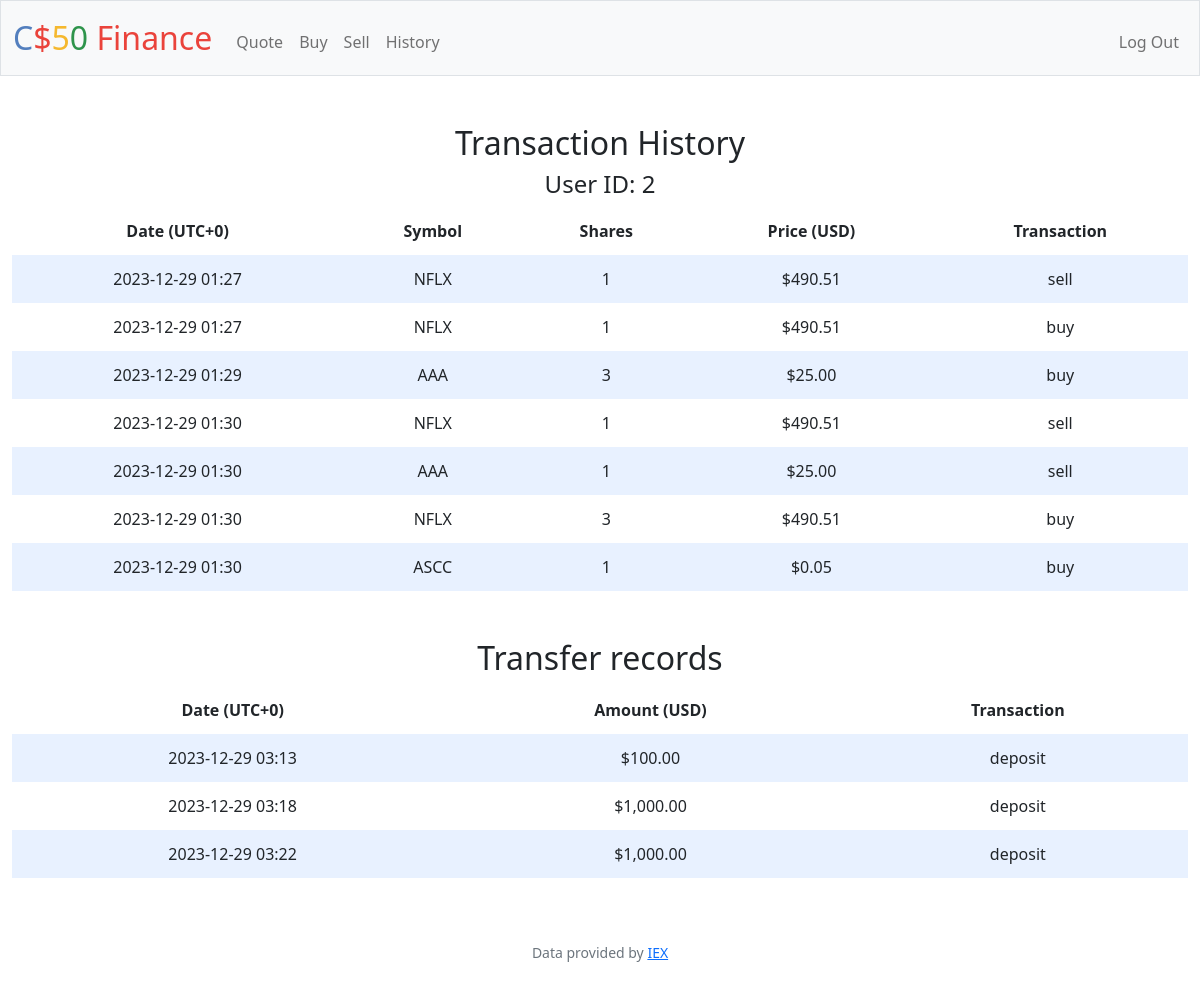
The app's page /history (signed in) with its own data.
### tables this page shows
CREATE TABLE buys (
    id INTEGER PRIMARY KEY AUTOINCREMENT NOT NULL,
    user_id INTEGER,
    price FLOAT NOT NULL,
    datetime TEXT NOT NULL, shares INTEGER NOT NULL, symbol TEXT NOT NULL, status TEXT NOT NULL,
    FOREIGN KEY (user_id) REFERENCES users(id)
);

CREATE TABLE transfers (
    id INTEGER PRIMARY KEY AUTOINCREMENT NOT NULL,
    user_id INTEGER,
    amount FLOAT NOT NULL,
    datetime TEXT NOT NULL,
    status TEXT NOT NULL,
    FOREIGN KEY (user_id) REFERENCES users(id)
);

### app.py (the view)
@app.route("/history")
@login_required
def history():
    history_symbol = db.execute(
        "SELECT * FROM (SELECT * FROM buys UNION SELECT * FROM sells) WHERE user_id = ? ORDER BY datetime",
        session["user_id"],
    )
    history_transfers = db.execute(
        "SELECT * FROM transfers WHERE user_id = ? ORDER BY datetime",
        session["user_id"],
    )
    for row in history_symbol:
        row["price"] = usd(row["price"])
    for r in history_transfers:
        r["amount"] = usd(r["amount"])
    return render_template(
        "history.html",
        history_symbol=history_symbol,
        history_transfers=history_transfers,
        user_id=session["user_id"],
    )

### app.py (called while the page is built)
@app.after_request
def after_request(response):
    response.headers["Cache-Control"] = "no-cache, no-store, must-revalidate"
    response.headers["Expires"] = 0
    response.headers["Pragma"] = "no-cache"
    return response

### helpers.py (called while the page is built)
def login_required(f):
    @wraps(f)
    def decorated_function(*args, **kwargs):
        if session.get("user_id") is None:
            return redirect("/login")
        return f(*args, **kwargs)
    return decorated_function

def usd(value):
    return f"${value:,.2f}"

### templates/history.html (shortened to what this page needs)
{% extends "layout.html" %}
{% block main %}
<div class="section">
    <h2>Transaction History</h2>
    <h4>User ID: {{ user_id }}</h4>
    <table>
        <thead>
            <tr>
                <th>Date (UTC+0)</th>
                <th>Symbol</th>
                <th>Shares</th>
                <th>Price (USD)</th>
                <th>Transaction</th>
            </tr>
        </thead>
        <tbody>
            {% for row in history_symbol %}
                <tr>
                    <td>{{ row["datetime"] }}</td>
                    <td>{{ row["symbol"] }}</td>
                    <td>{{ row["shares"] }}</td>
                    <td>{{ row["price"] }}</td>
                    <td>{{ row["status"] }}</td>
                </tr>
            {% endfor %}
        </tbody>
    </table>
</div>
<div class="section mt-5">
<h2 class="mt-5">Transfer records</h2>
<table>
    <thead>
        <tr>
            <th>Date (UTC+0)</th>
            <th>Amount (USD)</th>
            <th>Transaction</th>
        </tr>
    </thead>
    <tbody>
        {% for row in history_transfers %}
            <tr>
                <td>{{ row["datetime"] }}</td>
                <td>{{ row["amount"] }}</td>
                <td>{{ row["status"] }}</td>
            </tr>
        {% endfor %}
    </tbody>
</table>
</div>
{% endblock %}

### templates/layout.html (shortened to what this page needs)
<!DOCTYPE html>
<html lang="en">
    <head>
        <link href="https://cdn.jsdelivr.net/npm/bootstrap@5.1.3/dist/css/bootstrap.min.css" rel="stylesheet">
        <link href="/static/styles.css" rel="stylesheet">
    </head>
    <body>
        <nav class="bg-light border navbar navbar-expand-md navbar-light">
            <div class="container-fluid">
                <a class="navbar-brand" href="/"><span class="blue">C</span><span class="red">$</span><span class="yellow">5</span><span class="green">0</span> <span class="red">Finance</span></a>
                <div class="collapse navbar-collapse" id="navbar">
                    {% if session["user_id"] %}
                        <ul class="navbar-nav me-auto mt-2">
                            <li class="nav-item"><a class="nav-link" href="/quote">Quote</a></li>
                            <li class="nav-item"><a class="nav-link" href="/buy">Buy</a></li>
                            <li class="nav-item"><a class="nav-link" href="/sell">Sell</a></li>
                            <li class="nav-item"><a class="nav-link" href="/history">History</a></li>
                        </ul>
                        <ul class="navbar-nav ms-auto mt-2">
                            <li class="nav-item"><a class="nav-link" href="/logout">Log Out</a></li>
                        </ul>
                    {% else %}
                        <ul class="navbar-nav ms-auto mt-2">
                            <li class="nav-item"><a class="nav-link" href="/register">Register</a></li>
                            <li class="nav-item"><a class="nav-link" href="/login">Log In</a></li>
                        </ul>
                    {% endif %}
                </div>
            </div>
        </nav>
        <main class="container-fluid py-5 text-center">
            {% block main %}{% endblock %}
        </main>
        <footer class="mb-5 small text-center text-muted">
            Data provided by <a href="https://iexcloud.io/">IEX</a>
        </footer>
    </body>
</html>

### static/styles.css (style rules this page uses)
nav .navbar-brand { font-size: xx-large; }
nav .navbar-brand .blue { color: #537fbe; }
nav .navbar-brand .red { color: #ea433b; }
nav .navbar-brand .yellow { color: #f5b82e; }
nav .navbar-brand .green { color: #2e944b; }
table { background-color: transparent; margin-bottom: 1rem; width: 100%; }
table th, table td { padding: 0.75rem; vertical-align: middle; }
tbody tr:nth-of-type(odd) { background-color: rgb(179, 208, 255, 0.3) }

### records on screen
buys: datetime "2023-12-29 01:27", symbol "NFLX", shares "1", price "$490.51", status "buy"
buys: datetime "2023-12-29 01:29", symbol "AAA", shares "3", price "$25.00", status "buy", datetime "2023-12-29 01:30", shares "1", status "sell"
buys: datetime "2023-12-29 01:30", symbol "NFLX", shares "3", price "$490.51", status "buy"
buys: datetime "2023-12-29 01:30", symbol "ASCC", shares "1", price "$0.05", status "buy"
transfers: datetime "2023-12-29 03:13", amount "$100.00", status "deposit"
transfers: datetime "2023-12-29 03:18", amount "$1,000.00", status "deposit"
transfers: datetime "2023-12-29 03:22", amount "$1,000.00", status "deposit"

### other values on screen
{{ user_id }} "2"
{{ row["datetime"] }} "2023-12-29 01:27" "2023-12-29 01:30"
{{ row["symbol"] }} "NFLX" "NFLX"
{{ row["shares"] }} "1" "1"
{{ row["price"] }} "$490.51" "$490.51"
{{ row["status"] }} "sell" "sell"
